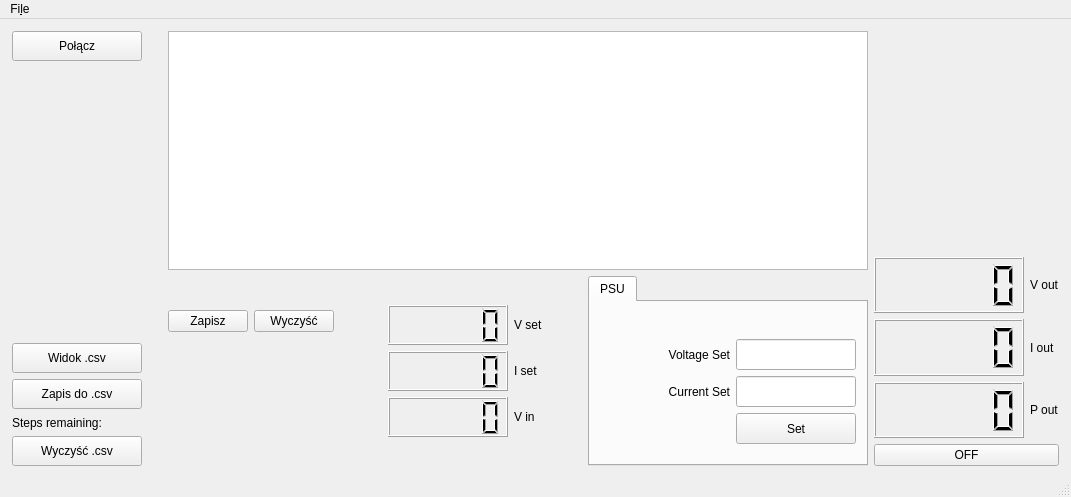
<?xml version="1.0" encoding="UTF-8"?>
<ui version="4.0">
 <class>MainWindow</class>
 <widget class="QMainWindow" name="MainWindow">
  <property name="geometry">
   <rect>
    <x>0</x>
    <y>0</y>
    <width>1071</width>
    <height>497</height>
   </rect>
  </property>
  <property name="windowTitle">
   <string>Zasilacz laboratoryjny</string>
  </property>
  <widget class="QWidget" name="centralwidget">
   <layout class="QGridLayout" name="gridLayout">
    <property name="leftMargin">
     <number>12</number>
    </property>
    <property name="topMargin">
     <number>12</number>
    </property>
    <property name="rightMargin">
     <number>12</number>
    </property>
    <item row="3" column="3">
     <spacer name="horizontalSpacer">
      <property name="orientation">
       <enum>Qt::Horizontal</enum>
      </property>
      <property name="sizeHint" stdset="0">
       <size>
        <width>40</width>
        <height>20</height>
       </size>
      </property>
     </spacer>
    </item>
    <item row="3" column="4">
     <layout class="QHBoxLayout" name="horizontalLayout_7">
      <property name="sizeConstraint">
       <enum>QLayout::SetFixedSize</enum>
      </property>
      <item>
       <layout class="QVBoxLayout" name="verticalLayout_6">
        <item>
         <widget class="QLCDNumber" name="lcdNumber_vset">
          <property name="sizePolicy">
           <sizepolicy hsizetype="Fixed" vsizetype="Minimum">
            <horstretch>0</horstretch>
            <verstretch>0</verstretch>
           </sizepolicy>
          </property>
          <property name="minimumSize">
           <size>
            <width>120</width>
            <height>40</height>
           </size>
          </property>
          <property name="maximumSize">
           <size>
            <width>16777215</width>
            <height>40</height>
           </size>
          </property>
          <property name="smallDecimalPoint">
           <bool>true</bool>
          </property>
         </widget>
        </item>
        <item>
         <widget class="QLCDNumber" name="lcdNumber_iset">
          <property name="sizePolicy">
           <sizepolicy hsizetype="Fixed" vsizetype="Minimum">
            <horstretch>0</horstretch>
            <verstretch>0</verstretch>
           </sizepolicy>
          </property>
          <property name="minimumSize">
           <size>
            <width>120</width>
            <height>40</height>
           </size>
          </property>
          <property name="maximumSize">
           <size>
            <width>16777215</width>
            <height>40</height>
           </size>
          </property>
          <property name="smallDecimalPoint">
           <bool>true</bool>
          </property>
         </widget>
        </item>
        <item>
         <widget class="QLCDNumber" name="lcdNumber_vin">
          <property name="sizePolicy">
           <sizepolicy hsizetype="Fixed" vsizetype="Minimum">
            <horstretch>0</horstretch>
            <verstretch>0</verstretch>
           </sizepolicy>
          </property>
          <property name="minimumSize">
           <size>
            <width>120</width>
            <height>40</height>
           </size>
          </property>
          <property name="maximumSize">
           <size>
            <width>16777215</width>
            <height>40</height>
           </size>
          </property>
          <property name="smallDecimalPoint">
           <bool>true</bool>
          </property>
          <property name="segmentStyle">
           <enum>QLCDNumber::Filled</enum>
          </property>
         </widget>
        </item>
       </layout>
      </item>
      <item>
       <layout class="QVBoxLayout" name="verticalLayout_9">
        <item>
         <widget class="QLabel" name="label_9">
          <property name="sizePolicy">
           <sizepolicy hsizetype="Fixed" vsizetype="Preferred">
            <horstretch>0</horstretch>
            <verstretch>0</verstretch>
           </sizepolicy>
          </property>
          <property name="minimumSize">
           <size>
            <width>50</width>
            <height>40</height>
           </size>
          </property>
          <property name="maximumSize">
           <size>
            <width>50</width>
            <height>40</height>
           </size>
          </property>
          <property name="text">
           <string>V set</string>
          </property>
         </widget>
        </item>
        <item>
         <widget class="QLabel" name="label_10">
          <property name="sizePolicy">
           <sizepolicy hsizetype="Fixed" vsizetype="Preferred">
            <horstretch>0</horstretch>
            <verstretch>0</verstretch>
           </sizepolicy>
          </property>
          <property name="minimumSize">
           <size>
            <width>50</width>
            <height>40</height>
           </size>
          </property>
          <property name="maximumSize">
           <size>
            <width>50</width>
            <height>40</height>
           </size>
          </property>
          <property name="text">
           <string>I set</string>
          </property>
         </widget>
        </item>
        <item>
         <widget class="QLabel" name="label_11">
          <property name="sizePolicy">
           <sizepolicy hsizetype="Fixed" vsizetype="Preferred">
            <horstretch>0</horstretch>
            <verstretch>0</verstretch>
           </sizepolicy>
          </property>
          <property name="minimumSize">
           <size>
            <width>50</width>
            <height>40</height>
           </size>
          </property>
          <property name="maximumSize">
           <size>
            <width>50</width>
            <height>40</height>
           </size>
          </property>
          <property name="text">
           <string>V in</string>
          </property>
         </widget>
        </item>
       </layout>
      </item>
     </layout>
    </item>
    <item row="0" column="1">
     <spacer name="verticalSpacer_4">
      <property name="orientation">
       <enum>Qt::Vertical</enum>
      </property>
      <property name="sizeHint" stdset="0">
       <size>
        <width>20</width>
        <height>40</height>
       </size>
      </property>
     </spacer>
    </item>
    <item row="0" column="0" rowspan="5">
     <layout class="QVBoxLayout" name="verticalLayout">
      <item>
       <layout class="QHBoxLayout" name="horizontalLayout_6"/>
      </item>
      <item>
       <widget class="QPushButton" name="pushButton_connect">
        <property name="sizePolicy">
         <sizepolicy hsizetype="Fixed" vsizetype="Fixed">
          <horstretch>0</horstretch>
          <verstretch>0</verstretch>
         </sizepolicy>
        </property>
        <property name="minimumSize">
         <size>
          <width>130</width>
          <height>30</height>
         </size>
        </property>
        <property name="maximumSize">
         <size>
          <width>130</width>
          <height>30</height>
         </size>
        </property>
        <property name="text">
         <string>Połącz</string>
        </property>
        <property name="checkable">
         <bool>true</bool>
        </property>
       </widget>
      </item>
      <item>
       <spacer name="verticalSpacer_3">
        <property name="orientation">
         <enum>Qt::Vertical</enum>
        </property>
        <property name="sizeHint" stdset="0">
         <size>
          <width>20</width>
          <height>40</height>
         </size>
        </property>
       </spacer>
      </item>
      <item>
       <spacer name="verticalSpacer_6">
        <property name="orientation">
         <enum>Qt::Vertical</enum>
        </property>
        <property name="sizeHint" stdset="0">
         <size>
          <width>20</width>
          <height>40</height>
         </size>
        </property>
       </spacer>
      </item>
      <item>
       <widget class="QPushButton" name="pushButton_CSV_view">
        <property name="sizePolicy">
         <sizepolicy hsizetype="Fixed" vsizetype="Fixed">
          <horstretch>0</horstretch>
          <verstretch>0</verstretch>
         </sizepolicy>
        </property>
        <property name="minimumSize">
         <size>
          <width>130</width>
          <height>30</height>
         </size>
        </property>
        <property name="maximumSize">
         <size>
          <width>130</width>
          <height>30</height>
         </size>
        </property>
        <property name="text">
         <string>Widok .csv</string>
        </property>
        <property name="checkable">
         <bool>false</bool>
        </property>
       </widget>
      </item>
      <item>
       <widget class="QPushButton" name="pushButton_CSV">
        <property name="sizePolicy">
         <sizepolicy hsizetype="Fixed" vsizetype="Fixed">
          <horstretch>0</horstretch>
          <verstretch>0</verstretch>
         </sizepolicy>
        </property>
        <property name="minimumSize">
         <size>
          <width>130</width>
          <height>30</height>
         </size>
        </property>
        <property name="maximumSize">
         <size>
          <width>130</width>
          <height>30</height>
         </size>
        </property>
        <property name="text">
         <string>Zapis do .csv</string>
        </property>
       </widget>
      </item>
      <item>
       <widget class="QLabel" name="label_CSV">
        <property name="sizePolicy">
         <sizepolicy hsizetype="Fixed" vsizetype="Fixed">
          <horstretch>0</horstretch>
          <verstretch>0</verstretch>
         </sizepolicy>
        </property>
        <property name="minimumSize">
         <size>
          <width>130</width>
          <height>15</height>
         </size>
        </property>
        <property name="maximumSize">
         <size>
          <width>130</width>
          <height>15</height>
         </size>
        </property>
        <property name="text">
         <string>Steps remaining:</string>
        </property>
       </widget>
      </item>
      <item>
       <widget class="QPushButton" name="pushButton_CSV_clear">
        <property name="sizePolicy">
         <sizepolicy hsizetype="Fixed" vsizetype="Fixed">
          <horstretch>0</horstretch>
          <verstretch>0</verstretch>
         </sizepolicy>
        </property>
        <property name="minimumSize">
         <size>
          <width>130</width>
          <height>30</height>
         </size>
        </property>
        <property name="maximumSize">
         <size>
          <width>130</width>
          <height>30</height>
         </size>
        </property>
        <property name="text">
         <string>Wyczyść .csv</string>
        </property>
       </widget>
      </item>
     </layout>
    </item>
    <item row="3" column="2">
     <layout class="QVBoxLayout" name="verticalLayout_8">
      <item>
       <layout class="QHBoxLayout" name="horizontalLayout_5">
        <property name="sizeConstraint">
         <enum>QLayout::SetFixedSize</enum>
        </property>
        <item>
         <widget class="QPushButton" name="pushButton_save_plot">
          <property name="text">
           <string>Zapisz</string>
          </property>
         </widget>
        </item>
        <item>
         <widget class="QPushButton" name="pushButton_clear_plot">
          <property name="text">
           <string>Wyczyść</string>
          </property>
         </widget>
        </item>
       </layout>
      </item>
      <item>
       <spacer name="verticalSpacer">
        <property name="orientation">
         <enum>Qt::Vertical</enum>
        </property>
        <property name="sizeType">
         <enum>QSizePolicy::Preferred</enum>
        </property>
        <property name="sizeHint" stdset="0">
         <size>
          <width>20</width>
          <height>100</height>
         </size>
        </property>
       </spacer>
      </item>
     </layout>
    </item>
    <item row="1" column="9" rowspan="4">
     <layout class="QVBoxLayout" name="verticalLayout_3">
      <property name="sizeConstraint">
       <enum>QLayout::SetFixedSize</enum>
      </property>
      <item>
       <layout class="QHBoxLayout" name="horizontalLayout_3">
        <item>
         <widget class="QLCDNumber" name="lcdNumber_vout">
          <property name="sizePolicy">
           <sizepolicy hsizetype="Fixed" vsizetype="Minimum">
            <horstretch>0</horstretch>
            <verstretch>0</verstretch>
           </sizepolicy>
          </property>
          <property name="minimumSize">
           <size>
            <width>150</width>
            <height>50</height>
           </size>
          </property>
          <property name="frameShape">
           <enum>QFrame::Box</enum>
          </property>
          <property name="lineWidth">
           <number>1</number>
          </property>
          <property name="smallDecimalPoint">
           <bool>true</bool>
          </property>
          <property name="digitCount">
           <number>5</number>
          </property>
         </widget>
        </item>
        <item>
         <widget class="QLabel" name="label_8">
          <property name="sizePolicy">
           <sizepolicy hsizetype="Fixed" vsizetype="Preferred">
            <horstretch>0</horstretch>
            <verstretch>0</verstretch>
           </sizepolicy>
          </property>
          <property name="maximumSize">
           <size>
            <width>50</width>
            <height>16777215</height>
           </size>
          </property>
          <property name="baseSize">
           <size>
            <width>0</width>
            <height>0</height>
           </size>
          </property>
          <property name="text">
           <string>V out</string>
          </property>
         </widget>
        </item>
       </layout>
      </item>
      <item>
       <layout class="QHBoxLayout" name="horizontalLayout_2">
        <item>
         <widget class="QLCDNumber" name="lcdNumber_iout">
          <property name="sizePolicy">
           <sizepolicy hsizetype="Fixed" vsizetype="Minimum">
            <horstretch>0</horstretch>
            <verstretch>0</verstretch>
           </sizepolicy>
          </property>
          <property name="minimumSize">
           <size>
            <width>150</width>
            <height>50</height>
           </size>
          </property>
          <property name="smallDecimalPoint">
           <bool>true</bool>
          </property>
          <property name="digitCount">
           <number>5</number>
          </property>
         </widget>
        </item>
        <item>
         <widget class="QLabel" name="label_4">
          <property name="sizePolicy">
           <sizepolicy hsizetype="Fixed" vsizetype="Preferred">
            <horstretch>0</horstretch>
            <verstretch>0</verstretch>
           </sizepolicy>
          </property>
          <property name="maximumSize">
           <size>
            <width>50</width>
            <height>16777215</height>
           </size>
          </property>
          <property name="text">
           <string>I out</string>
          </property>
         </widget>
        </item>
       </layout>
      </item>
      <item>
       <layout class="QHBoxLayout" name="horizontalLayout">
        <item>
         <widget class="QLCDNumber" name="lcdNumber_pout">
          <property name="sizePolicy">
           <sizepolicy hsizetype="Fixed" vsizetype="Minimum">
            <horstretch>0</horstretch>
            <verstretch>0</verstretch>
           </sizepolicy>
          </property>
          <property name="minimumSize">
           <size>
            <width>150</width>
            <height>50</height>
           </size>
          </property>
          <property name="font">
           <font>
            <weight>50</weight>
            <bold>false</bold>
           </font>
          </property>
          <property name="smallDecimalPoint">
           <bool>true</bool>
          </property>
         </widget>
        </item>
        <item>
         <widget class="QLabel" name="label_5">
          <property name="sizePolicy">
           <sizepolicy hsizetype="Fixed" vsizetype="Preferred">
            <horstretch>0</horstretch>
            <verstretch>0</verstretch>
           </sizepolicy>
          </property>
          <property name="maximumSize">
           <size>
            <width>50</width>
            <height>16777215</height>
           </size>
          </property>
          <property name="text">
           <string>P out</string>
          </property>
         </widget>
        </item>
       </layout>
      </item>
      <item>
       <widget class="QPushButton" name="pushButton_onoff">
        <property name="sizePolicy">
         <sizepolicy hsizetype="Preferred" vsizetype="Fixed">
          <horstretch>0</horstretch>
          <verstretch>0</verstretch>
         </sizepolicy>
        </property>
        <property name="text">
         <string>OFF</string>
        </property>
        <property name="checkable">
         <bool>true</bool>
        </property>
       </widget>
      </item>
     </layout>
    </item>
    <item row="2" column="8" rowspan="3">
     <widget class="QTabWidget" name="tabWidget">
      <property name="enabled">
       <bool>true</bool>
      </property>
      <property name="sizePolicy">
       <sizepolicy hsizetype="Fixed" vsizetype="Fixed">
        <horstretch>0</horstretch>
        <verstretch>0</verstretch>
       </sizepolicy>
      </property>
      <property name="minimumSize">
       <size>
        <width>280</width>
        <height>190</height>
       </size>
      </property>
      <property name="cursor">
       <cursorShape>ArrowCursor</cursorShape>
      </property>
      <property name="layoutDirection">
       <enum>Qt::LeftToRight</enum>
      </property>
      <property name="tabPosition">
       <enum>QTabWidget::North</enum>
      </property>
      <property name="currentIndex">
       <number>0</number>
      </property>
      <widget class="QWidget" name="tab_1">
       <attribute name="title">
        <string>PSU</string>
       </attribute>
       <widget class="QWidget" name="layoutWidget_3">
        <property name="geometry">
         <rect>
          <x>0</x>
          <y>0</y>
          <width>271</width>
          <height>146</height>
         </rect>
        </property>
        <layout class="QHBoxLayout" name="horizontalLayout_9">
         <property name="sizeConstraint">
          <enum>QLayout::SetFixedSize</enum>
         </property>
         <item>
          <spacer name="horizontalSpacer_2">
           <property name="orientation">
            <enum>Qt::Horizontal</enum>
           </property>
           <property name="sizeType">
            <enum>QSizePolicy::Preferred</enum>
           </property>
           <property name="sizeHint" stdset="0">
            <size>
             <width>40</width>
             <height>20</height>
            </size>
           </property>
          </spacer>
         </item>
         <item>
          <layout class="QVBoxLayout" name="verticalLayout_10">
           <item>
            <widget class="QLabel" name="label_19">
             <property name="text">
              <string/>
             </property>
            </widget>
           </item>
           <item>
            <widget class="QLabel" name="label_17">
             <property name="sizePolicy">
              <sizepolicy hsizetype="Fixed" vsizetype="Fixed">
               <horstretch>0</horstretch>
               <verstretch>0</verstretch>
              </sizepolicy>
             </property>
             <property name="minimumSize">
              <size>
               <width>100</width>
               <height>31</height>
              </size>
             </property>
             <property name="maximumSize">
              <size>
               <width>100</width>
               <height>31</height>
              </size>
             </property>
             <property name="text">
              <string>Voltage Set</string>
             </property>
             <property name="alignment">
              <set>Qt::AlignRight|Qt::AlignTrailing|Qt::AlignVCenter</set>
             </property>
            </widget>
           </item>
           <item>
            <widget class="QLabel" name="label_18">
             <property name="sizePolicy">
              <sizepolicy hsizetype="Fixed" vsizetype="Fixed">
               <horstretch>0</horstretch>
               <verstretch>0</verstretch>
              </sizepolicy>
             </property>
             <property name="minimumSize">
              <size>
               <width>100</width>
               <height>31</height>
              </size>
             </property>
             <property name="maximumSize">
              <size>
               <width>100</width>
               <height>31</height>
              </size>
             </property>
             <property name="text">
              <string>Current Set</string>
             </property>
             <property name="alignment">
              <set>Qt::AlignRight|Qt::AlignTrailing|Qt::AlignVCenter</set>
             </property>
            </widget>
           </item>
           <item>
            <widget class="QLabel" name="label_20">
             <property name="text">
              <string/>
             </property>
            </widget>
           </item>
          </layout>
         </item>
         <item>
          <layout class="QVBoxLayout" name="verticalLayout_11">
           <item>
            <widget class="QLabel" name="label_21">
             <property name="sizePolicy">
              <sizepolicy hsizetype="Fixed" vsizetype="Fixed">
               <horstretch>0</horstretch>
               <verstretch>0</verstretch>
              </sizepolicy>
             </property>
             <property name="minimumSize">
              <size>
               <width>120</width>
               <height>31</height>
              </size>
             </property>
             <property name="maximumSize">
              <size>
               <width>120</width>
               <height>31</height>
              </size>
             </property>
             <property name="text">
              <string/>
             </property>
            </widget>
           </item>
           <item>
            <widget class="QLineEdit" name="lineEdit_vset">
             <property name="sizePolicy">
              <sizepolicy hsizetype="Fixed" vsizetype="Fixed">
               <horstretch>0</horstretch>
               <verstretch>0</verstretch>
              </sizepolicy>
             </property>
             <property name="minimumSize">
              <size>
               <width>120</width>
               <height>31</height>
              </size>
             </property>
             <property name="maximumSize">
              <size>
               <width>120</width>
               <height>31</height>
              </size>
             </property>
             <property name="layoutDirection">
              <enum>Qt::LeftToRight</enum>
             </property>
             <property name="alignment">
              <set>Qt::AlignCenter</set>
             </property>
            </widget>
           </item>
           <item>
            <widget class="QLineEdit" name="lineEdit_iset">
             <property name="sizePolicy">
              <sizepolicy hsizetype="Fixed" vsizetype="Fixed">
               <horstretch>0</horstretch>
               <verstretch>0</verstretch>
              </sizepolicy>
             </property>
             <property name="minimumSize">
              <size>
               <width>120</width>
               <height>31</height>
              </size>
             </property>
             <property name="maximumSize">
              <size>
               <width>120</width>
               <height>31</height>
              </size>
             </property>
             <property name="layoutDirection">
              <enum>Qt::LeftToRight</enum>
             </property>
             <property name="alignment">
              <set>Qt::AlignCenter</set>
             </property>
            </widget>
           </item>
           <item>
            <widget class="QPushButton" name="pushButton_set">
             <property name="sizePolicy">
              <sizepolicy hsizetype="Fixed" vsizetype="Fixed">
               <horstretch>0</horstretch>
               <verstretch>0</verstretch>
              </sizepolicy>
             </property>
             <property name="minimumSize">
              <size>
               <width>120</width>
               <height>31</height>
              </size>
             </property>
             <property name="maximumSize">
              <size>
               <width>120</width>
               <height>31</height>
              </size>
             </property>
             <property name="layoutDirection">
              <enum>Qt::LeftToRight</enum>
             </property>
             <property name="text">
              <string>Set</string>
             </property>
            </widget>
           </item>
          </layout>
         </item>
        </layout>
       </widget>
      </widget>
     </widget>
    </item>
    <item row="0" column="2" rowspan="2" colspan="7">
     <widget class="PlotWidget" name="graphicsView">
      <property name="enabled">
       <bool>true</bool>
      </property>
      <property name="sizePolicy">
       <sizepolicy hsizetype="Expanding" vsizetype="Expanding">
        <horstretch>0</horstretch>
        <verstretch>0</verstretch>
       </sizepolicy>
      </property>
     </widget>
    </item>
   </layout>
  </widget>
  <widget class="QMenuBar" name="menubar">
   <property name="geometry">
    <rect>
     <x>0</x>
     <y>0</y>
     <width>1071</width>
     <height>21</height>
    </rect>
   </property>
   <widget class="QMenu" name="menuFile">
    <property name="title">
     <string>Fi&amp;le</string>
    </property>
    <addaction name="actionOpen"/>
    <addaction name="separator"/>
    <addaction name="actionQuit"/>
   </widget>
   <addaction name="menuFile"/>
  </widget>
  <widget class="QStatusBar" name="statusbar"/>
  <action name="actionOpen">
   <property name="text">
    <string>&amp;Open</string>
   </property>
  </action>
  <action name="actionQuit">
   <property name="text">
    <string>&amp;Quit</string>
   </property>
  </action>
 </widget>
 <customwidgets>
  <customwidget>
   <class>PlotWidget</class>
   <extends>QGraphicsView</extends>
   <header>pyqtgraph</header>
  </customwidget>
 </customwidgets>
 <resources/>
 <connections/>
</ui>
